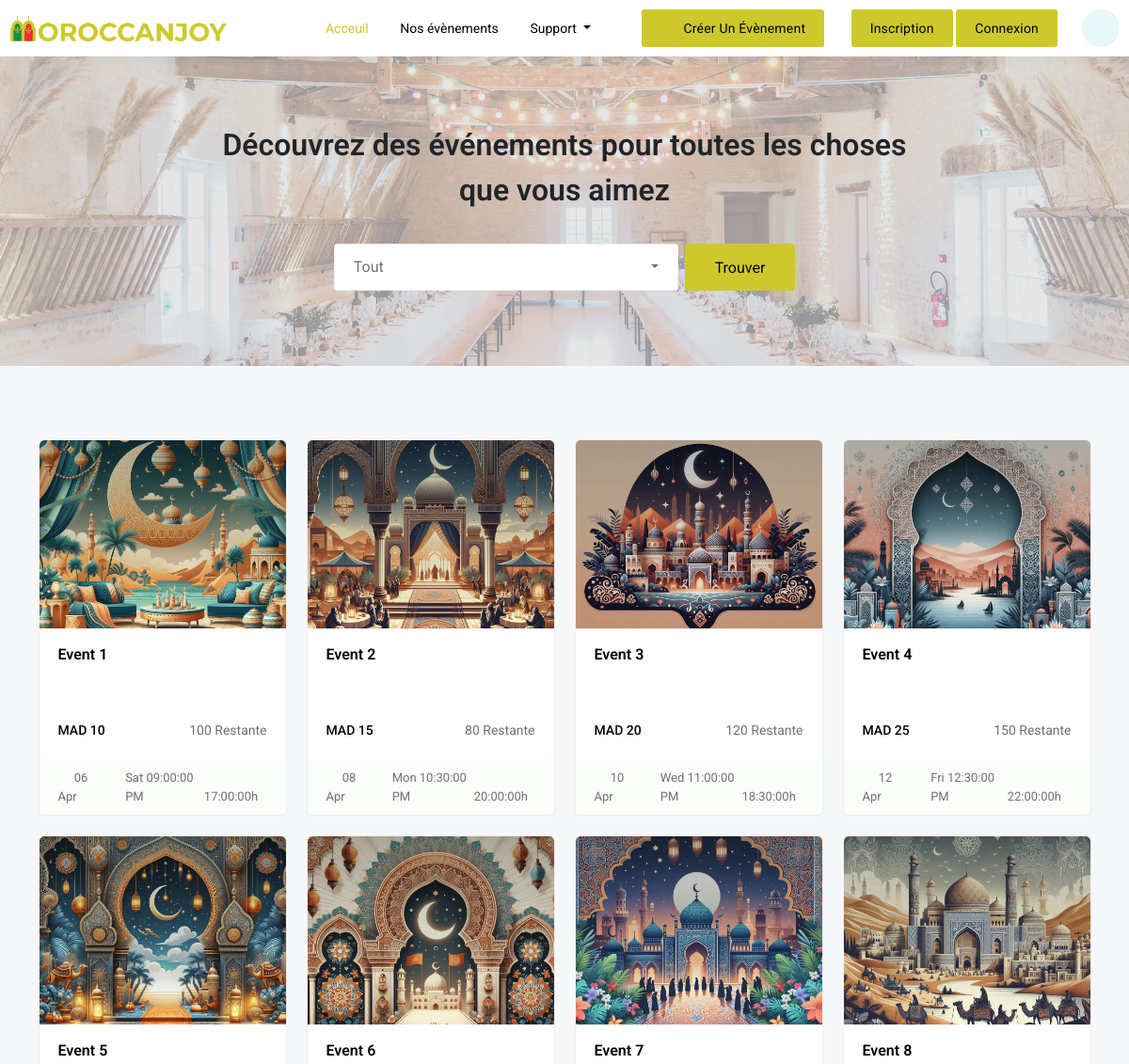
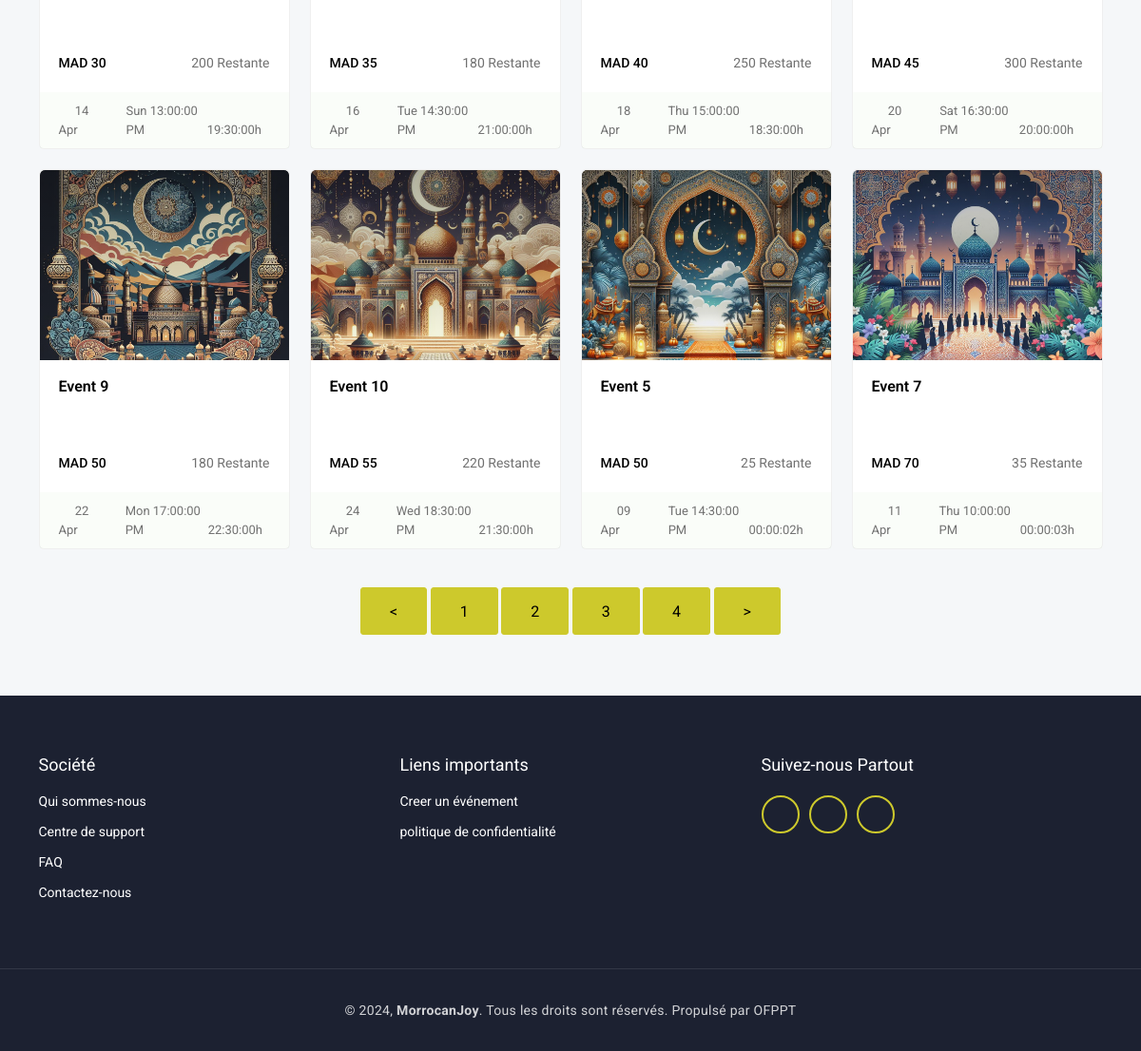
The page /explore_events.php on the database its author committed (2 pictures, top to bottom).
### tables this page shows
CREATE TABLE `event` (
  `E_id` int(11) NOT NULL,
  `Titre` varchar(100) DEFAULT NULL,
  `Description` varchar(200) NOT NULL,
  `Image` varchar(500) NOT NULL,
  `Heure_debut` time NOT NULL,
  `Date_debut` date NOT NULL,
  `Heure_fin` time NOT NULL,
  `Prix_ticket` float NOT NULL,
  `Nombre_tickets` int(11) NOT NULL,
  `Ville` varchar(30) NOT NULL,
  `Zip_code` varchar(30) NOT NULL,
  `Categorie_id` int(11) DEFAULT NULL,
  `User_id` int(11) NOT NULL,
  `adress1` varchar(200) NOT NULL,
  `adress2` varchar(200) NOT NULL,
  `vue` int(11) DEFAULT 0
);

### explore_events.php (the view, shortened to what this page needs)
<!DOCTYPE html>
<html lang="en" class="h-100">
<head>
	<link href='vendor/unicons-2.0.1/css/unicons.css' rel='stylesheet'>
	<link href="css/style.css" rel="stylesheet">
	<link href="css/responsive.css" rel="stylesheet">
	<link href="css/night-mode.css" rel="stylesheet">
	<link href="vendor/fontawesome-free/css/all.min.css" rel="stylesheet">
	<link href="vendor/OwlCarousel/assets/owl.carousel.css" rel="stylesheet">
	<link href="vendor/OwlCarousel/assets/owl.theme.default.min.css" rel="stylesheet">
	<link href="vendor/bootstrap/css/bootstrap.min.css" rel="stylesheet">
	<link href="vendor/bootstrap-select/dist/css/bootstrap-select.min.css" rel="stylesheet">
</head>
<body class="d-flex flex-column h-100">
	<?php
	include "include/navindex.php";
	?>
	<div class="wrapper">
		<div class="hero-banner">
			<div class="container">
				<div class="row justify-content-center">
					<div class="col-xl-8 col-lg-8 col-md-10">
						<div class="hero-banner-content">
							<h2>Découvrez des événements pour toutes les choses que vous aimez</h2>
							<form method="post">
								<div class="search-form main-form">
									<div class="row g-2 justify-content-center"">
										<?php
										require_once './connect/DataBase.php';
										?>
										<div class="col-lg-6 col-md-12">
											<div class="form-group">
											</div>
										</div>
										<div class="col-lg-2 col-md-12">
											<button type="submit" name="nametrouve" class="main-btn btn-hover w-100">Trouver</button>
										</div>
									</div>
								</div>
							</form>
						</div>
					</div>
				</div>
			</div>
		</div>
		<div class="explore-events p-80">
			<div class="container">
				<div class="row">
					<div class="col-xl-12 col-lg-12 col-md-12">
						<div class="event-filter-items">
							<div class="featured-controls">
<?php $sqlState = $connection->prepare("SELECT * FROM `event`");
										$sqlState->execute();
										$np=$sqlState->rowCount();
										$nnp=12;
										$tp=ceil($np/$nnp); ?>
								<div class="row" data-ref="event-filter-content">
									<?php
									require_once './connect/DataBase.php';
									if (isset($_POST['nametrouve']) && $_POST['cat']!= 0) {
										$Categorie_id = $_POST['cat'];
										$sqlState = $connection->prepare("SELECT * FROM `event` WHERE Categorie_id=?");
										$sqlState->execute([$Categorie_id]);
										$events = $sqlState->fetchAll(PDO::FETCH_ASSOC);
									} else {
										$events = $connection->query("SELECT * FROM `event`")->fetchAll(PDO::FETCH_ASSOC);
										$sqlState = $connection->prepare("SELECT * FROM `event`");
										$sqlState->execute();
										$np=$sqlState->rowCount();
										$nnp=12;
										$tp=ceil($np/$nnp);
										if(isset($_GET['page'])){
											$page=$_GET['page'];
										}else {
											if(isset($_GET['next'])){
												if($_GET['next']==$tp){
													$page=$tp;
												}
											}else{
												$page=1;
											}
										}
										$slimt=($page-1)*$nnp;
										$events = $connection->query("SELECT * FROM `event` limit $slimt,$nnp ")->fetchAll(PDO::FETCH_ASSOC);
									}
									foreach ($events as $row) : ?>
										<div class="col-xl-3 col-lg-4 col-md-6 col-sm-12 mix arts concert workshops volunteer sports health_Wellness " data-ref="mixitup-target">
											<div class="main-card mt-4">
												<div class="event-thumbnail">
													<a href="venue_event_detail_view.php?event_id=<?php echo $row['E_id']; ?>" class="thumbnail-img">
														<img src="upload/images/<?php echo $row['Image']; ?>" alt="Event Image">
													</a>
												</div>
												<div class="event-content">
													<a href="venue_event_detail_view.php?event_id=<?php echo $row['E_id']; ?>" class="event-title"><?php echo $row['Titre']; ?></a>
													<div class="duration-price-remaining">
														<span class="duration-price">MAD <?php echo $row['Prix_ticket']; ?></span>
														<span class="remaining"><i class="fa-solid fa-ticket fa-rotate-90"></i><?php echo $row['Nombre_tickets']; ?> Restante</span>
													</div>
												</div>
												<div class="event-footer">
													<div class="event-timing">
														<div class="publish-date">
															<span><i class="fa-solid fa-calendar-day me-2"></i><?php
																												$timestamp = strtotime($row['Date_debut']);
																												$day = date('d', $timestamp);
																												$monthAbbreviation = date('M', $timestamp);
																												echo "$day ";
																												echo "$monthAbbreviation";
																												?></span>
															<span class="dot"><i class="fa-solid fa-circle"></i></span>
															<span><?php
																	$timestamp = strtotime($row['Date_debut']);
																	$dayAbbreviation = date('D', $timestamp);
																	echo "$dayAbbreviation ";
																	?><?php echo $row['Heure_debut']; ?> PM</span>
														</div>
														<span class="publish-time"><i class="fa-solid fa-clock me-2"></i><?php echo $row['Heure_fin']; ?>h</span>
													</div>
												</div>
											</div>
										</div>
									<?php endforeach; ?>
								</div>
								<div class="browse-btn">
								<a href="explore_events.php?pre=<?php echo $page?>" class="main-btn btn-hover"><</a>
								<?php
										for($btn=1;$btn<=$tp;$btn++){
											?>
											<a href="explore_events.php?page=<?php echo $btn?>" class="main-btn btn-hover"><?php echo $btn?></a>
										<?php
										}
										?>
										<a href="explore_events.php?next=<?php echo $page?>" class="main-btn btn-hover">></a>
								</div>
							</div>
						</div>
					</div>
				</div>
			</div>
		</div>
	</div>
	<?php include "include/Footer.php"; ?>
</body>
</html>

### rows shown on the page
event: Image (picture), Titre "Event 1", Prix_ticket "10", Nombre_tickets "100", Date_debut "06", Date_debut "Apr", Date_debut "Sat", Heure_debut "09:00:00", Heure_fin "17:00:00"
event: Image (picture), Titre "Event 2", Prix_ticket "15", Nombre_tickets "80", Date_debut "08", Date_debut "Apr", Date_debut "Mon", Heure_debut "10:30:00", Heure_fin "20:00:00"
event: Image (picture), Titre "Event 3", Prix_ticket "20", Nombre_tickets "120", Date_debut "10", Date_debut "Apr", Date_debut "Wed", Heure_debut "11:00:00", Heure_fin "18:30:00"
event: Image (picture), Titre "Event 4", Prix_ticket "25", Nombre_tickets "150", Date_debut "12", Date_debut "Apr", Date_debut "Fri", Heure_debut "12:30:00", Heure_fin "22:00:00"
event: Image (picture), Titre "Event 5", Prix_ticket "30", Nombre_tickets "200", Date_debut "14", Date_debut "Apr", Date_debut "Sun", Heure_debut "13:00:00", Heure_fin "19:30:00"
event: Image (picture), Titre "Event 6", Prix_ticket "35", Nombre_tickets "180", Date_debut "16", Date_debut "Apr", Date_debut "Tue", Heure_debut "14:30:00", Heure_fin "21:00:00"
event: Image (picture), Titre "Event 7", Prix_ticket "40", Nombre_tickets "250", Date_debut "18", Date_debut "Apr", Date_debut "Thu", Heure_debut "15:00:00", Heure_fin "18:30:00"
event: Image (picture), Titre "Event 8", Prix_ticket "45", Nombre_tickets "300", Date_debut "20", Date_debut "Apr", Date_debut "Sat", Heure_debut "16:30:00", Heure_fin "20:00:00"
event: Image (picture), Titre "Event 9", Prix_ticket "50", Nombre_tickets "180", Date_debut "22", Date_debut "Apr", Date_debut "Mon", Heure_debut "17:00:00", Heure_fin "22:30:00"
event: Image (picture), Titre "Event 10", Prix_ticket "55", Nombre_tickets "220", Date_debut "24", Date_debut "Apr", Date_debut "Wed", Heure_debut "18:30:00", Heure_fin "21:30:00"
event: Image (picture), Titre "Event 5", Prix_ticket "50", Nombre_tickets "25", Date_debut "09", Date_debut "Apr", Date_debut "Tue", Heure_debut "14:30:00", Heure_fin "00:00:02"
event: Image (picture), Titre "Event 7", Prix_ticket "70", Nombre_tickets "35", Date_debut "11", Date_debut "Apr", Date_debut "Thu", Heure_debut "10:00:00", Heure_fin "00:00:03"
